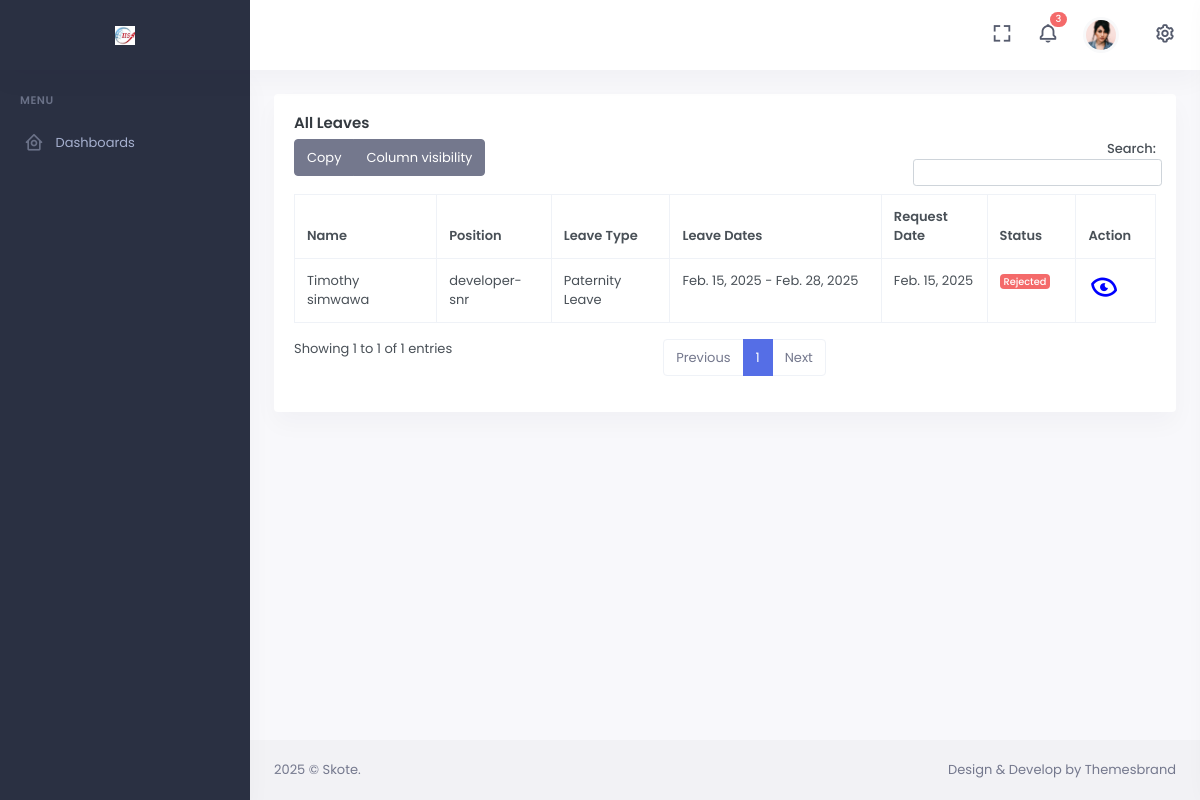
Screenshot of /all-leaves/ with the database file from the repository.
### base/models.py (models this page shows, shortened)
class LeaveApplication(models.Model):
    employee = models.ForeignKey(Employee, on_delete=models.CASCADE)
    leave_type = models.CharField(max_length=50)
    start_date = models.DateField()
    end_date = models.DateField()
    reason = models.TextField()
    status_choices = [('pending', 'Pending'), ('approved', 'Approved'), ('rejected', 'Rejected')]
    status = models.CharField(max_length=10, choices=status_choices, default='pending')
    created_at = models.DateTimeField(auto_now_add=True, null=True, blank=True)

class Employee(models.Model):
    user = models.OneToOneField(User, on_delete=models.CASCADE)
    first_name = models.CharField(max_length=100)
    middle_name = models.CharField(max_length=100, blank=True, null=True)
    email = models.CharField(max_length=100, blank=True, null=True)
    last_name = models.CharField(max_length=100)
    PROVINCE_CHOICES = [
        ('Central', 'Central'),
        ('Copperbelt', 'Copperbelt'),
        ('Eastern', 'Eastern'),
        ('Luapula', 'Luapula'),
        ('Lusaka', 'Lusaka'),
        ('Muchinga', 'Muchinga'),
        ('Northern', 'Northern'),
        ('North-Western', 'North-Western'),
        ('Southern', 'Southern'),
        ('Western', 'Western'),
    ]
    province = models.CharField(max_length=50, choices=PROVINCE_CHOICES)
    city = models.CharField(max_length=100)
    phone_number = models.CharField(max_length=15)
    address = models.TextField()
    WORK_TYPE_CHOICES = [
        ('full-time', 'Full-Time'),
        ('part-time', 'Part-Time'),
        ('freelance', 'Freelance'),
        ('internship', 'Internship'),
    ]
    work_type = models.CharField(max_length=20, choices=WORK_TYPE_CHOICES)
    DEPARTMENT_CHOICES = [
        ('Human Resources', 'Human Resources'),
        ('Information Technology', 'Information Technology'),
        ('sales/marketing', 'Sales/Marketing'),
        ('Finance', 'Finance'),
        ('Engineering', 'Engineering'),
    ]
    department = models.CharField(max_length=50, choices=DEPARTMENT_CHOICES)
    POSITION_CHOICES = [
        ('Admin', 'Admin'),
        ('TDR', 'TDR'),
        ('developer-snr', 'Developer (Senior)'),
        ('developer-jrn', 'Developer (Junior)'),
        ('developer-intern', 'Developer (Intern)'),
        ('accountant', 'Accountant'),
    ]
    position = models.CharField(max_length=50, choices=POSITION_CHOICES)
    ROLE_CHOICES = [
        ('Admin', 'Admin'),
        ('HR', 'HR'),
        ('Accountant', 'Accountant'),
        ('Employee', 'Employee'),
    ]
    role = models.CharField(max_length=20, choices=ROLE_CHOICES, default="Employee")
    employee_id = models.CharField(max_length=20, unique=True)
    IDENTIFICATION_TYPE_CHOICES = [
        ('nrc', 'National Registration Card (NRC)'),
        ('passport', 'Passport'),
    ]
    identification_type = models.CharField(max_length=20, choices=IDENTIFICATION_TYPE_CHOICES, null=True, blank=True)
    identification_number = models.CharField(max_length=50, null=True, blank=True)
    id_front = models.ImageField(upload_to='employee_ids/fronts/')
    id_back = models.ImageField(upload_to='employee_ids/backs/')
    nhima_number = models.CharField(max_length=20, null=True, blank=True)
    ss_number = models.CharField(max_length=20, null=True, blank=True)
    t_pin = models.CharField(max_length=20, null=True, blank=True)
    profile_picture = models.ImageField(upload_to='employee_profile/pics', null=True, blank=True)

### frontend/views/admin_views.py (the view)
# urls.py: path('all-leaves/', leaves, name='leaves'),
def leaves(request):
    leaves = LeaveApplication.objects.all()
    context = {
        'leaves': leaves
    }
    return render(request, 'frontend/hrm/leaves.html', context)

### templates/frontend/hrm/leaves.html (shortened to what this page needs)
{% extends "base/base.html" %}
{% block content %}
<div class="page-content">
    <div class="container-fluid">
        <div class="row">
            <div class="col-12">
                <div class="card">
                    <div class="card-body">
                        <h4 class="card-title">All Leaves</h4>
                        <table id="datatable-buttons" class="table table-bordered dt-responsive nowrap w-100">
                            <thead>
                                <tr>
                                    <th>Name</th>
                                    <th>Position</th>
                                    <th>Leave Type</th>
                                    <th>Leave Dates</th>
                                    <th>Request Date</th>
                                    <th>Status</th>
                                    <th>Action</th>
                                </tr>
                            </thead>
                            <tbody>
                                {% for leave in leaves  %}
                                <tr>
                                    <td>{{ leave.employee.first_name }} {{ leave.employee.last_name }}</td>
                                    <td>{{ leave.employee.position }}</td>
                                    <td>{{ leave.leave_type }}</td>
                                    <td>{{ leave.start_date |date:"M. d, Y" }} - {{ leave.end_date |date:"M. d, Y" }}</td>
                                    <td>{{ leave.created_at |date:"M. d, Y" }}</td>
                                    <td>
                                        {% if leave.status == "Approved" %}
                                            <span class="badge bg-success">{{ leave.status }}</span>
                                        {% elif leave.status == "Rejected" %}
                                            <span class="badge bg-danger">{{ leave.status }}</span>
                                        {% elif leave.status == "Pending" %}
                                            <span class="badge bg-warning text-dark">{{ leave.status }}</span>
                                        {% else %}
                                            <span class="badge bg-secondary">{{ leave.status }}</span>
                                        {% endif %}
                                    </td>
                                    <td>
                                        <a data-bs-toggle="modal" data-bs-target="#advanceModal{{ advance.id }}" style="text-decoration: none;">
                                            <i class="bx bx-show-alt" style="color: blue; font-size: 2rem; transform: rotate(15deg);"></i>
                                        </a>
                                    </td>
                                </tr>
                                {% endfor %}
                            </tbody>
                        </table>
                    </div>
                </div>
            </div>
        </div>
    </div>
</div>
{% endblock  %}

### rows the page displays
LeaveApplication: employee.first_name "Timothy", employee.last_name "simwawa", employee.position "developer-snr", leave_type "Paternity Leave", start_date "Feb. 15, 2025", end_date "Feb. 28, 2025", created_at "Feb. 15, 2025", status "Rejected"
